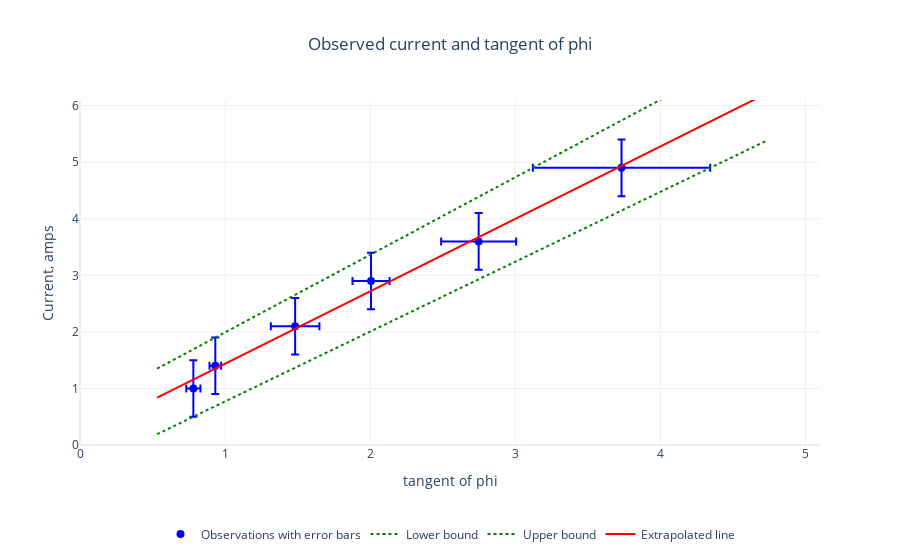

The code cell stored with this chart in its notebook:
### Code cell
fig = go.Figure()
fig.add_trace(go.Scatter(
    x=df["tan_phi"],
    y=df["current_amps"],
    mode="markers",
    error_x=dict(
        type="data",
        array=df["total_err_tan_phi"],
        visible=True,
        symmetric=True,
    ),
    error_y=dict(
        type="data",
        array=df["current_error_amps"],
        visible=True,
        symmetric=True,
    ),
    marker=dict(size=8, color="blue"),
    name="Observations with error bars",
))
fig.add_trace(go.Scatter(
    x=tan_phi_range.flatten(),
    y=lower_current_extrapolated,
    mode="lines",
    line=dict(color="green", dash="dot"),
    name="Lower bound"
))
fig.add_trace(go.Scatter(
    x=tan_phi_range.flatten(),
    y=upper_current_extrapolated,
    mode="lines",
    line=dict(color="green", dash="dot"),
    name="Upper bound"
))
fig.add_trace(go.Scatter(
    x=tan_phi_range.flatten(),
    y=current_extrapolated,
    mode="lines",
    line=dict(color="red", width=2),
    name="Extrapolated line",
))
fig.update_layout(
    title=dict(
        text="Observed current and tangent of phi",
        x=0.5,
        xanchor="center",
    ),
    xaxis=dict(
        title="tangent of phi",
        range=[0, 5.1],
    ),
    yaxis=dict(
        title="Current, amps",
        range=[0, 6.1]
    ),
    template="plotly_white",
    legend=dict(
        orientation="h",
        yanchor="bottom",
        y=-0.3,
        xanchor="center",
        x=0.5
    )
)
fig.show()

### Figure 1 — Plotly figure (JSON) as saved in the notebook; plotly's stock layout.template omitted (floating-point values rounded to 4 significant figures; data arrays with more than 128 entries replaced by an {"elided": "..."} marker saying what was removed)
{"data": [{"error_x": {"array": [0.04868, 0.03996, 0.1674, 0.1278, 0.2584, 0.611], "symmetric": true, "type": "data", "visible": true}, "error_y": {"array": [0.5, 0.5, 0.5, 0.5, 0.5, 0.5], "symmetric": true, "type": "data", "visible": true}, "marker": {"color": "blue", "size": 8}, "mode": "markers", "name": "Observations with error bars", "x": [0.7813, 0.9325, 1.483, 2.006, 2.747, 3.732], "y": [1.0, 1.4, 2.1, 2.9, 3.6, 4.9], "type": "scatter"}, {"line": {"color": "green", "dash": "dot"}, "mode": "lines", "name": "Lower bound", "x": {"elided": "200 float values"}, "y": {"elided": "200 float values"}, "type": "scatter"}, {"line": {"color": "green", "dash": "dot"}, "mode": "lines", "name": "Upper bound", "x": {"elided": "200 float values"}, "y": {"elided": "200 float values"}, "type": "scatter"}, {"line": {"color": "red", "width": 2}, "mode": "lines", "name": "Extrapolated line", "x": {"elided": "200 float values"}, "y": {"elided": "200 float values"}, "type": "scatter"}], "layout": {"title": {"text": "Observed current and tangent of phi", "x": 0.5, "xanchor": "center"}, "xaxis": {"title": {"text": "tangent of phi"}, "range": [0, 5.1]}, "yaxis": {"title": {"text": "Current, amps"}, "range": [0, 6.1]}, "legend": {"orientation": "h", "yanchor": "bottom", "y": -0.3, "xanchor": "center", "x": 0.5}}}
